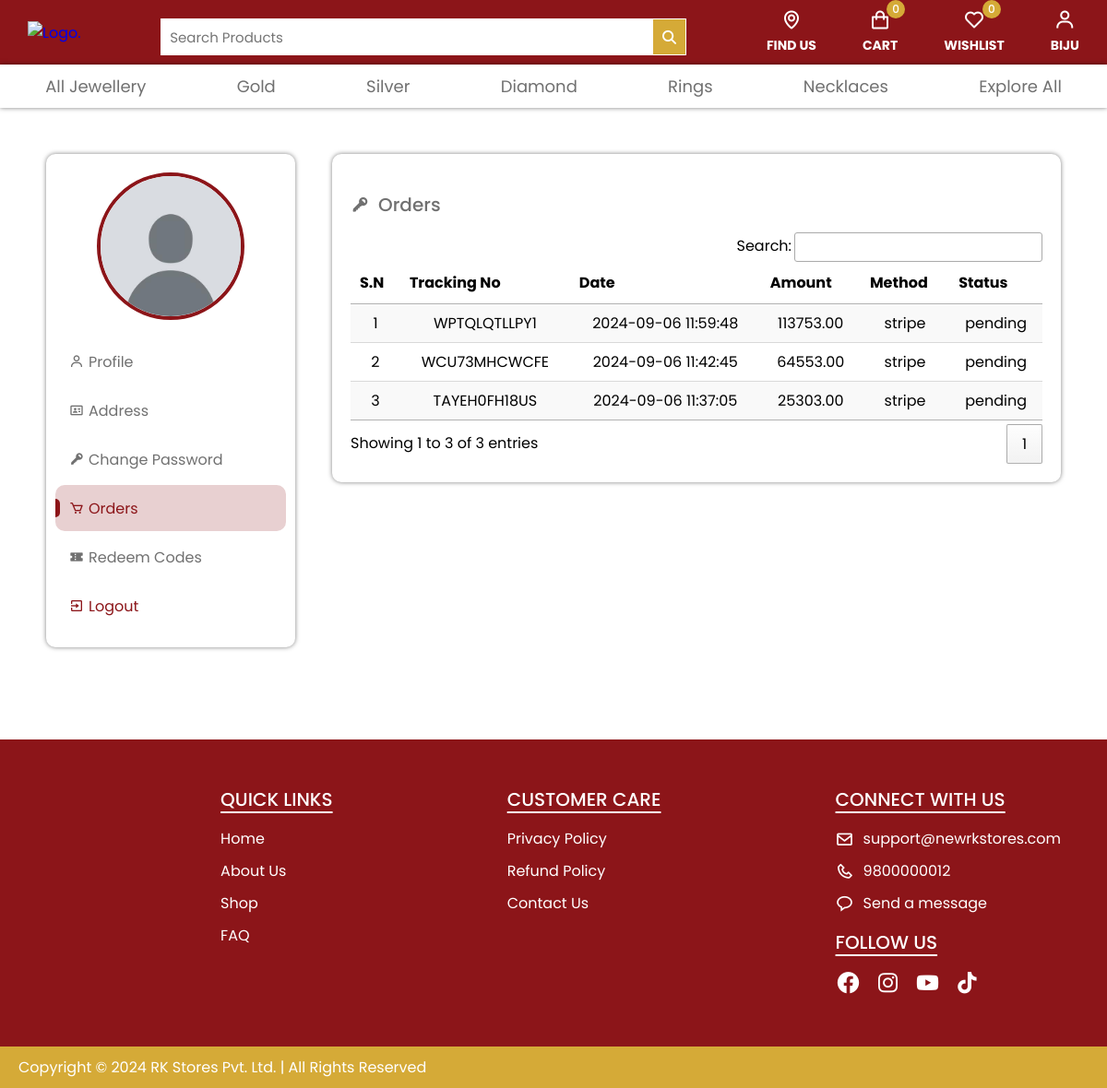
Before: /orders.php (signed in) with the older database file.
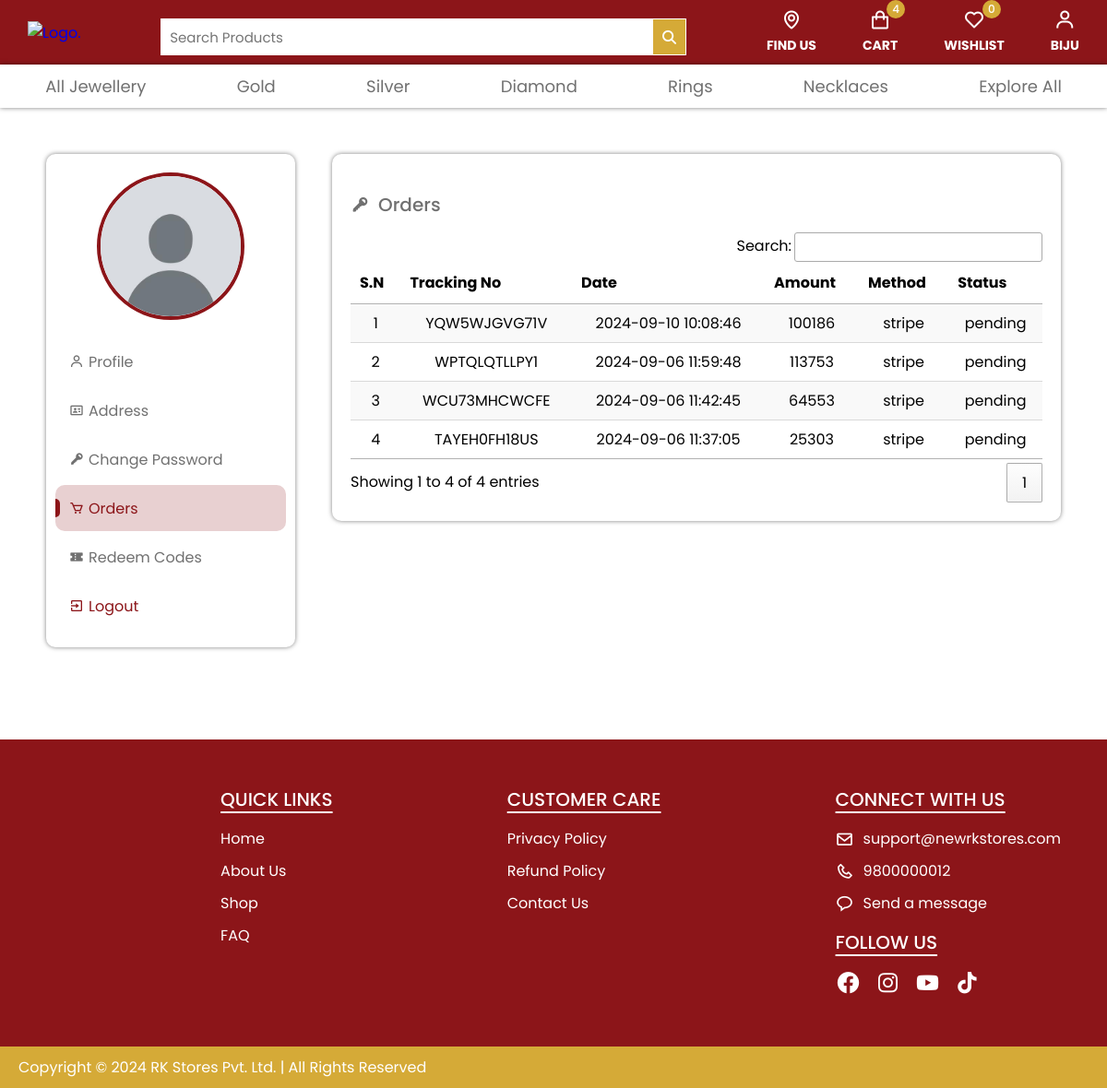
After: the same page with the newer database file.
### tables this page shows
CREATE TABLE `orders` (
  `order_id` int(11) NOT NULL,
  `user_id` int(11) DEFAULT NULL,
  `order_date` timestamp NOT NULL DEFAULT current_timestamp(),
  `status` enum('pending','shipped','delivered','cancelled') DEFAULT 'pending',
  `total_amount` decimal(10,0) NOT NULL,
  `shipping_address` text NOT NULL,
  `billing_address` text NOT NULL,
  `payment_method` varchar(50) DEFAULT NULL,
  `payment_status` enum('paid','pending','failed') DEFAULT 'pending',
  `tracking_number` varchar(100) DEFAULT NULL,
  `created_at` timestamp NOT NULL DEFAULT current_timestamp(),
  `updated_at` timestamp NOT NULL DEFAULT current_timestamp() ON UPDATE current_timestamp()
);

### orders.php (the view, shortened to what the changed rows need)
<?php
include_once("./includes/header.php");
include_once("./includes/navbar.php");
include_once("./includes/connect.php");
?>
<div class="account-section">
    <div class="account-content">
        <div class="profile-details">
            <div class="profile-details-heading">
                <i class="bx bxs-key"></i>
                <p>Orders</p>
            </div>
            <?php
            $uid = $_SESSION['user_id'];
            $sql = "SELECT * FROM orders WHERE user_id='$uid' ORDER BY order_date DESC";
            $result = mysqli_query($conn, $sql);
            ?>
            <table id="example" class="display responsive nowrap" style="width:100%;text-align:center;">
                <thead>
                    <tr>
                        <th>S.N</th>
                        <th>Tracking No</th>
                        <th>Date</th>
                        <th>Amount</th>
                        <th>Method</th>
                        <th>Status</th>
                    </tr>
                </thead>
                <tbody>
                    <?php
                    if (mysqli_num_rows($result) > 0) {
                        $i = 1;
                        while ($row = mysqli_fetch_assoc($result)) {
                            echo "<tr data-id='" . $row['order_id'] . "' class='clickable-row' style='cursor:pointer'>";
                            echo "<td>" . $i . "</td>";
                            echo "<td>" . $row['tracking_number'] . "</td>";
                            echo "<td>" . $row['order_date'] . "</td>";
                            echo "<td>" . $row['total_amount'] . "</td>";
                            echo "<td>" . $row['payment_method'] . "</td>";
                            echo "<td>" . $row['status'] . "</td>";
                            echo "</tr>";
                            $i++;
                        }
                    } else {
                        echo "<tr><td colspan='6'>You haven't made any order yet</td></tr>";
                    }
                    ?>
                </tbody>
            </table>
        </div>
    </div>
</div>
<?php
include_once('./includes/footer-menu.php');
include_once('./includes/footer.php');
?>

### includes/navbar.php (shortened to what the changed rows need)
<?php
$connnnnnnn = mysqli_connect("localhost", "root", "", "rk_db");
$user_id = isset($_SESSION['user_id']) ? $_SESSION['user_id'] : 0;
$cart_item_count = 0;
if ($user_id > 0) {
    $cart_sql = "SELECT cart_id FROM carts WHERE user_id = '$user_id'";
    $cart_result = mysqli_query($connnnnnnn, $cart_sql);
    if ($cart_result && mysqli_num_rows($cart_result) > 0) {
        $cart = mysqli_fetch_assoc($cart_result);
        $cart_id = $cart['cart_id'];
        $count_sql = "SELECT COUNT(DISTINCT product_id) as unique_product_count
                      FROM cart_items
                      WHERE cart_id = '$cart_id'";
        $count_result = mysqli_query($connnnnnnn, $count_sql);
        if ($count_result) {
            $count_row = mysqli_fetch_assoc($count_result);
            $cart_item_count = $count_row['unique_product_count'];
        }
    }
} else {
    $cart_item_count = 0;
    $wishlist_item_count = 0;
}
?>
<div class="navbar">
    <div class="nav-links">
        <div class="cart links">
            <a href="cart.php">
                <div class="cart-icon icon">
                    <i class="bx bx-shopping-bag"></i> <span class="counter"><?php echo $cart_item_count; ?></span>
                </div>
            </a>
        </div>
    </div>
</div>

Changed rows visible on the page:
added orders: tracking_number "YQW5WJGVG71V", order_date "2024-09-10 10:08:46", total_amount "100186", payment_method "stripe", status "pending"
changed orders "WPTQLQTLLPY1": total_amount "113753.00" → "113753"
changed orders "WCU73MHCWCFE": total_amount "64553.00" → "64553"
changed orders "TAYEH0FH18US": total_amount "25303.00" → "25303"
Other visible differences:
$cart_item_count: "0" → "4"
text written by a page script: "Search: Showing 1 to 3 of 3 entries 1" → "Search: Showing 1 to 4 of 4 entries 1"
